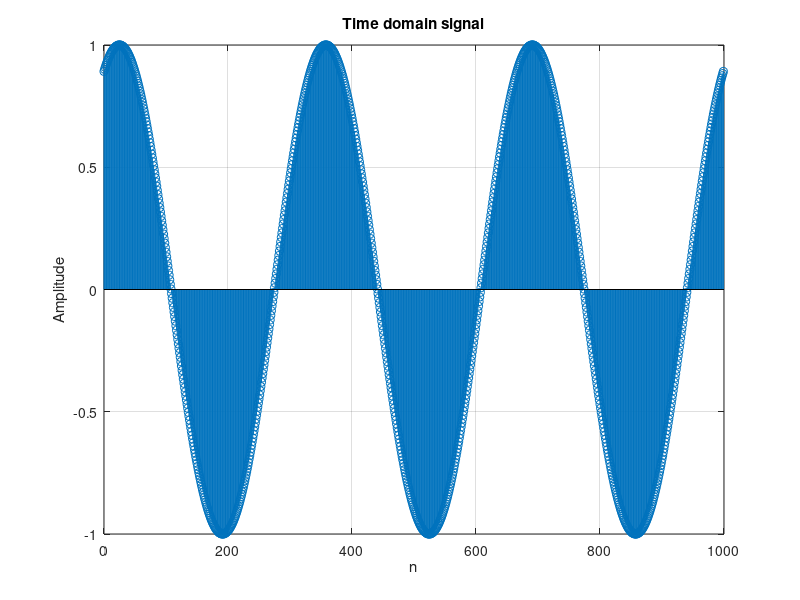
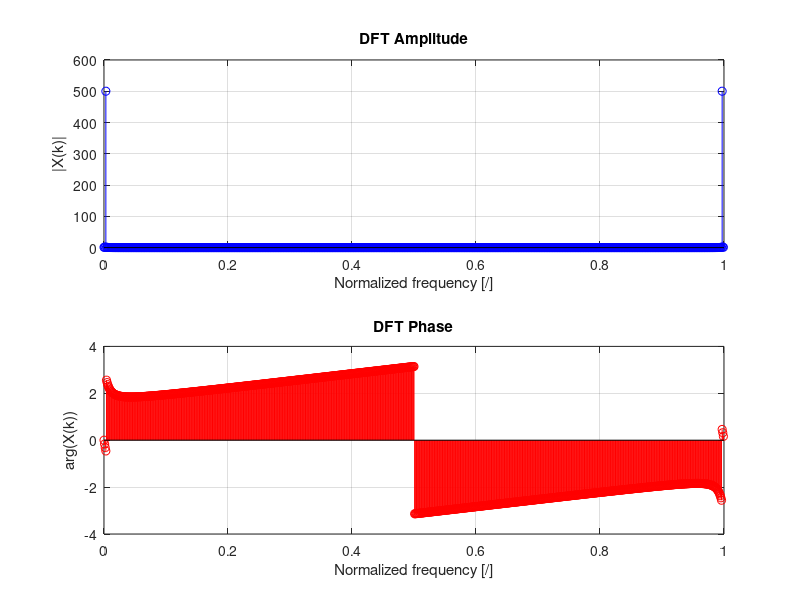
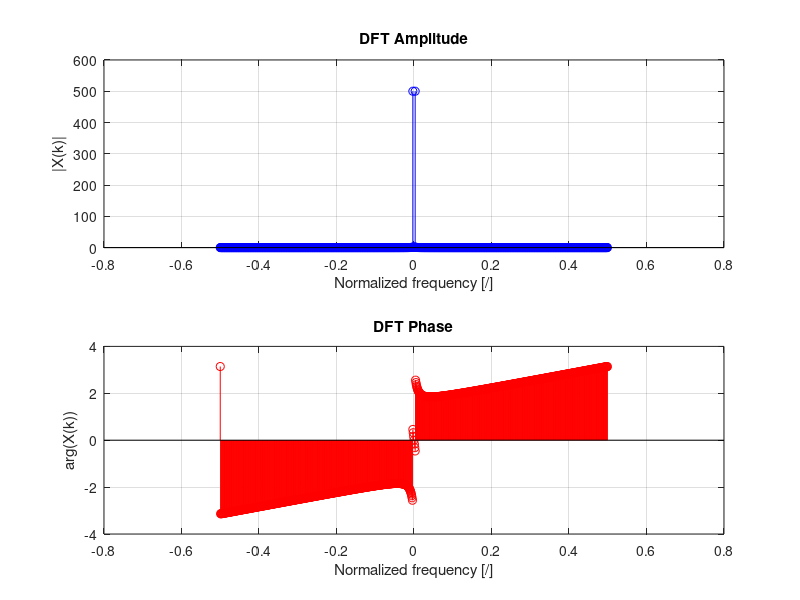
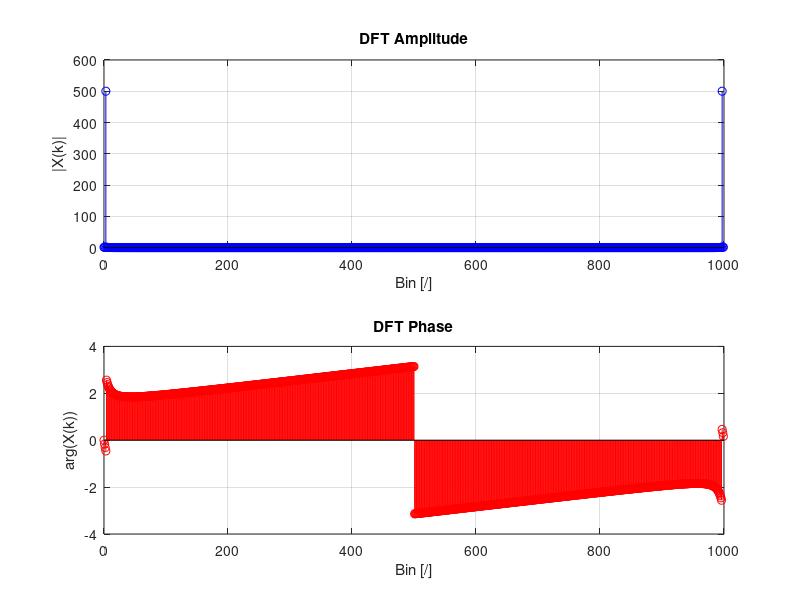

MATLAB code to generate these figures, in order:
%% PART2 : DFT OF A (CO)SINE
clear all;
close all;
%% 1. Generate time domain signal
N = 1000;  % Number of samples
T = round(N/3);  % Period != Window length
f = 1/T;  % Frequency
phi = 2*pi*rand;  % Random phase

n = 0:N-1;
x = cos(2*pi*f*n + phi);
figure;
stem(n, x);  
title('Time domain signal');
xlabel('n');
ylabel('Amplitude');
grid on;


%% 2. Compute DFT
X = fft(x);
X_shifted = fftshift(X);  % Shift to center the DFT


%% 3. Plot (frequencies)
freqs1 = (0:N-1)/N;  % Normalized frequency axis BUT NOT centered 
freqs2 = (-N/2:N/2-1)/N;  % Normalized frequency axis and centered

% Not centered DFT
% Amplitude
figure;
subplot(2,1,1);
stem(freqs1, abs(X), 'b'); % Utilisation de stem
title('DFT Amplitude');
xlabel('Normalized frequency [/]')
ylabel('|X(k)|');
grid on;

% Phase
subplot(2,1,2);
stem(freqs1, angle(X), 'r'); % Utilisation de stem
title('DFT Phase');
xlabel('Normalized frequency [/]')
ylabel('arg(X(k))');
grid on;


% Centered DFT
% Amplitude
figure;
subplot(2,1,1);
stem(freqs2, abs(X_shifted), 'b'); % Utilisation de stem
title('DFT Amplitude');
xlabel('Normalized frequency [/]')
ylabel('|X(k)|');
grid on;

% Phase
subplot(2,1,2);
stem(freqs2, angle(X_shifted), 'r'); % Utilisation de stem
title('DFT Phase');
xlabel('Normalized frequency [/]')
ylabel('arg(X(k))');
grid on;


%% 4. Plot (bins)
freqs1 = (0:N-1);  % NOT centered 
freqs2 = (-N/2:N/2-1);  % Centered

% Not centered DFT
% Amplitude
figure;
subplot(2,1,1);
stem(freqs1, abs(X), 'b'); % Utilisation de stem
title('DFT Amplitude');
xlabel('Bin [/]')
ylabel('|X(k)|');
grid on;

% Phase
subplot(2,1,2);
stem(freqs1, angle(X), 'r'); % Utilisation de stem
title('DFT Phase');
xlabel('Bin [/]')
ylabel('arg(X(k))');
grid on;


% Centered DFT
% Amplitude
figure;
subplot(2,1,1);
stem(freqs2, abs(X_shifted), 'b'); % Utilisation de stem
title('DFT Amplitude');
xlabel('Bin [/]')
ylabel('|X(k)|');
grid on;

% Phase
subplot(2,1,2);
stem(freqs2, angle(X_shifted), 'r'); % Utilisation de stem
title('DFT Phase');
xlabel('Bin [/]')
ylabel('arg(X(k))');
grid on;


%% 5. Take into account sampling frequency
fs = 100;  % Sampling frequency
freqs3 = ((0:N-1)/N)*fs;
freqs3_shifted = ((-N/2:N/2-1)/N)*fs;

% Not centered DFT
% Amplitude
figure;
subplot(2,1,1);
stem(freqs3, abs(X), 'b'); % Utilisation de stem
title('DFT Amplitude');
xlabel('Frequency [Hz]')
ylabel('|X(k)|');
grid on;

% Phase
subplot(2,1,2);
stem(freqs3, angle(X), 'r'); % Utilisation de stem
title('DFT Phase');
xlabel('Frequency [Hz]')
ylabel('arg(X(k))');
grid on;


% Centered DFT
% Amplitude
figure;
subplot(2,1,1);
stem(freqs3_shifted, abs(X_shifted), 'b'); % Utilisation de stem
title('DFT Amplitude');
xlabel('Frequency [Hz]')
ylabel('|X(k)|');
grid on;

% Phase
subplot(2,1,2);
stem(freqs3_shifted, angle(X_shifted), 'r'); % Utilisation de stem
title('DFT Phase');
xlabel('Frequency [Hz]')
ylabel('arg(X(k))');
grid on;





